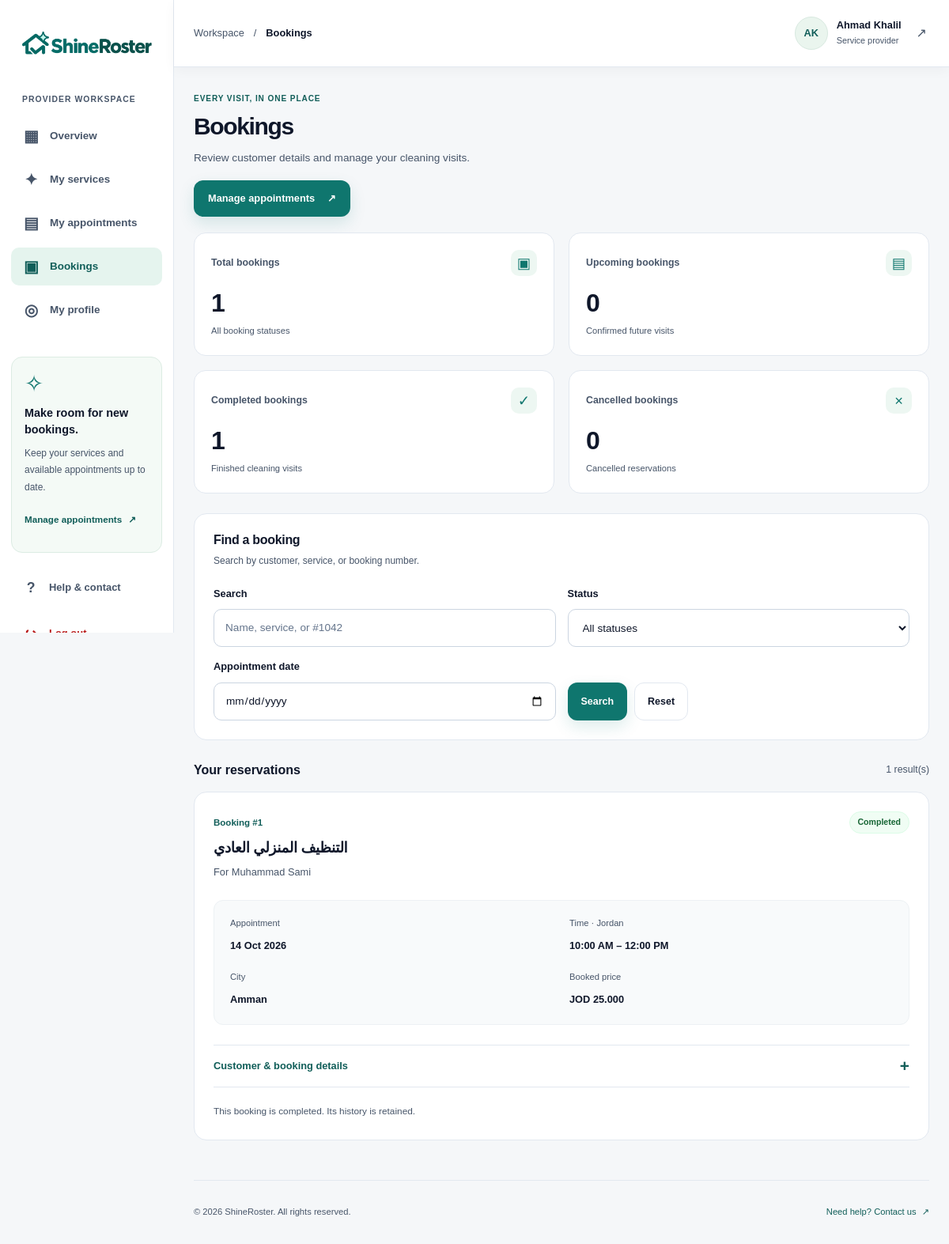
Page /provider/bookings.php (signed in) on the committed database.
### tables this page shows
CREATE TABLE users (
    id INT UNSIGNED AUTO_INCREMENT PRIMARY KEY,
    full_name VARCHAR(100) NOT NULL,
    email VARCHAR(190) NOT NULL UNIQUE,
    phone VARCHAR(20) NOT NULL,
    password_hash VARCHAR(255) NOT NULL,
    role VARCHAR(20) NOT NULL DEFAULT 'customer',
    is_active TINYINT NOT NULL DEFAULT 1,
    created_at DATETIME NOT NULL DEFAULT CURRENT_TIMESTAMP,
    updated_at DATETIME NOT NULL DEFAULT CURRENT_TIMESTAMP ON UPDATE CURRENT_TIMESTAMP
);

CREATE TABLE bookings (
    id INT UNSIGNED AUTO_INCREMENT PRIMARY KEY,
    user_id INT UNSIGNED NOT NULL,
    slot_id INT UNSIGNED NOT NULL,
    city VARCHAR(100) NOT NULL,
    address VARCHAR(255) NOT NULL,
    notes TEXT,
    total_price DECIMAL(10,3) NOT NULL,
    status VARCHAR(20) NOT NULL DEFAULT 'confirmed',
    created_at DATETIME NOT NULL DEFAULT CURRENT_TIMESTAMP,
    updated_at DATETIME NOT NULL DEFAULT CURRENT_TIMESTAMP ON UPDATE CURRENT_TIMESTAMP,
    cancelled_at DATETIME,
    completed_at DATETIME,
    FOREIGN KEY (user_id) REFERENCES users(id),
    FOREIGN KEY (slot_id) REFERENCES appointment_slots(id)
);

### provider/bookings.php (the view, shortened to what the rows shown need)
<?php
require_once __DIR__ . '/../includes/init.php';
$currentUser = $auth->requireRole('provider', '../login.php');
$userId = (int) $currentUser['id'];
$providerObject = new Provider($db);
$providerProfile = $providerObject->getProfileByUserId($userId);
$providerId = (int) $providerProfile['id'];
$booking = new Booking($db);
$search = inputText($_GET, 'search');
$status = inputText($_GET, 'status');
$date = inputText($_GET, 'date');
$bookings = $booking->getByProvider($providerId, $search, $status, $date);
$now = time();
$statusClasses = [
    'confirmed' => 'status-confirmed',
    'completed' => 'status-completed',
    'cancelled' => 'status-cancelled'
];
?>
<!DOCTYPE html>
<html lang="en">
<head>
    <link rel="stylesheet" href="../css/style.css">
    <link rel="stylesheet" href="../css/dashboard.css">
    <link rel="stylesheet" href="../css/provider-bookings.css">
</head>
<body class="dashboard-page">
    <div class="dashboard-layout">
        <?php require_once __DIR__ . '/../includes/sidebar.php'; ?>
        <div class="dashboard-workspace">
            <?php require_once __DIR__ . '/../includes/header.php'; ?>
            <main class="dashboard-main" id="dashboard-main">
                <div class="dashboard-page-heading">
                    <div>
                        <h1>Bookings</h1>
                    </div>
                </div>
                <section class="dashboard-card booking-filter-panel" aria-labelledby="booking-filter-title">
                    <div class="card-heading">
                        <div>
                            <h2 id="booking-filter-title">Find a booking</h2>
                        </div>
                    </div>
                </section>
                <div class="booking-results-heading">
                    <h2>Your reservations</h2>
                </div>
                <?php if (!$bookings): ?>
                    <section class="dashboard-card booking-empty">
                        <span aria-hidden="true">▣</span>
                        <h2>No bookings found</h2>
                        <p>
                            Try different filters, or check that your active
                            services have available appointments.
                        </p>
                        <a class="btn btn-primary" href="slots.php">
                            Manage appointments
                        </a>
                    </section>
                <?php else: ?>
                    <div class="booking-list">
                        <?php foreach ($bookings as $item): ?>
                            <?php
                            $start = strtotime($item['starts_at']);
                            $end = strtotime($item['ends_at']);
                            $confirmed = $item['status'] === 'confirmed';
                            $canCancel = $confirmed && $start > $now;
                            $canComplete = $confirmed && $end <= $now;
                            if (isset($statusClasses[$item['status']])) {
                                $statusClass = $statusClasses[$item['status']];
                            } else {
                                $statusClass = '';
                            }
                            $bookingNumber = (int) $item['id'];
                            ?>
                            <article class="dashboard-card booking-card" aria-labelledby="booking-title-<?= $bookingNumber ?>">
                                <div class="booking-card-heading">
                                    <div>
                                        <span class="booking-number">
                                            Booking #<?= $bookingNumber ?>
                                        </span>
                                        <h2 id="booking-title-<?= $bookingNumber ?>">
                                            <?= escapeHtml($item['service_name']) ?>
                                        </h2>
                                        <p class="booking-customer">
                                            For <?= escapeHtml($item['customer_name']) ?>
                                        </p>
                                    </div>
                                    <span class="status-badge <?= escapeHtml($statusClass) ?>">
                                        <?= escapeHtml(ucfirst($item['status'])) ?>
                                    </span>
                                </div>
                                <dl class="booking-overview">
                                    <div>
                                        <dt>Appointment</dt>
                                        <dd>
                                            <?= escapeHtml(date('d M Y', $start)) ?>
                                        </dd>
                                    </div>
                                    <div>
                                        <dt>Time · Jordan</dt>
                                        <dd>
                                            <?= escapeHtml(date('h:i A', $start)) ?>
                                            –
                                            <?= escapeHtml(date('h:i A', $end)) ?>
                                        </dd>
                                    </div>
                                    <div>
                                        <dt>City</dt>
                                        <dd><?= escapeHtml($item['city']) ?></dd>
                                    </div>
                                    <div>
                                        <dt>Booked price</dt>
                                        <dd>
                                            JOD <?= number_format(
                                                (float) $item['total_price'],
                                                3
                                            ) ?>
                                        </dd>
                                    </div>
                                </dl>
                                <details class="booking-details">
                                    <summary>
                                        Customer & booking details
                                        <span aria-hidden="true">+</span>
                                    </summary>
                                </details>
                                <div class="booking-card-bottom">
                                    <p class="booking-action-hint">
                                        <?php if ($canCancel): ?>
                                            Cancellation is available before the visit starts.
                                        <?php elseif ($canComplete): ?>
                                            The scheduled visit has ended.
                                            Mark it completed after the service is delivered.
                                        <?php elseif ($confirmed): ?>
                                            This visit has started.
                                            Completion is available after its scheduled end.
                                        <?php else: ?>
                                            This booking is <?= escapeHtml($item['status']) ?>.
                                            Its history is retained.
                                        <?php endif; ?>
                                    </p>
                                </div>
                            </article>
                        <?php endforeach; ?>
                    </div>
                <?php endif; ?>
            </main>
        </div>
    </div>
</body>
</html>

### includes/header.php (shortened to what the rows shown need)
<?php
require_once __DIR__ . '/init.php';
$headerName = $currentUser['full_name'];
?>
<header class="dashboard-header">
    <a
        class="dashboard-account"
        href="../profile.php"
        aria-label="Open my profile"
    >
        <span class="account-details">
            <strong dir="auto">
                <?= escapeHtml($headerName) ?>
            </strong>
            <span>Service provider</span>
        </span>
    </a>
</header>

### rows in the picture
users: full_name "Ahmad Khalil"
bookings: id "1", service_name "التنظيف المنزلي العادي", customer_name "Muhammad Sami", status "Completed", start "14 Oct 2026", start "10:00 AM", completed_at "12:00 PM", city "Amman", total_price "25.000", status "completed"

### other values in the picture
escapeHtml($headerTitle) "Bookings"
escapeHtml($initials) "AK"
$stats['total'] "1"
$stats['upcoming'] "0"
$stats['completed'] "1"
$stats['cancelled'] "0"
count($bookings) "1"
